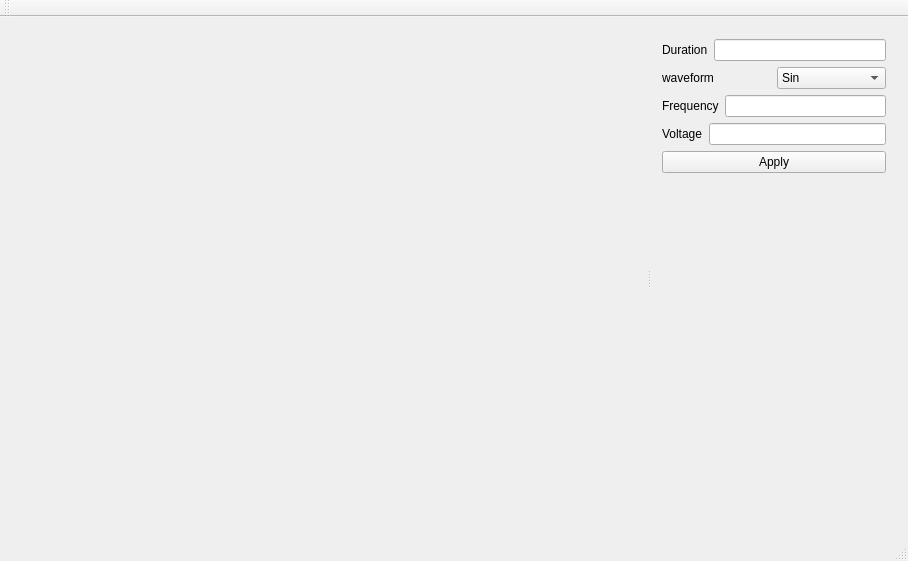
<?xml version="1.0" encoding="UTF-8"?>
<ui version="4.0">
 <class>MainWindow</class>
 <widget class="QMainWindow" name="MainWindow">
  <property name="geometry">
   <rect>
    <x>0</x>
    <y>0</y>
    <width>908</width>
    <height>553</height>
   </rect>
  </property>
  <property name="windowTitle">
   <string>MainWindow</string>
  </property>
  <widget class="QWidget" name="centralWidget">
   <layout class="QVBoxLayout" name="verticalLayout_4">
    <item>
     <widget class="QSplitter" name="splitter">
      <property name="orientation">
       <enum>Qt::Horizontal</enum>
      </property>
      <widget class="QCustomPlot" name="widget" native="true">
       <property name="minimumSize">
        <size>
         <width>500</width>
         <height>500</height>
        </size>
       </property>
       <property name="maximumSize">
        <size>
         <width>900</width>
         <height>900</height>
        </size>
       </property>
      </widget>
      <widget class="QWidget" name="layoutWidget">
       <layout class="QVBoxLayout" name="verticalLayout_3">
        <item>
         <layout class="QVBoxLayout" name="verticalLayout_2">
          <property name="sizeConstraint">
           <enum>QLayout::SetFixedSize</enum>
          </property>
          <item>
           <layout class="QHBoxLayout" name="horizontalLayout">
            <item>
             <widget class="QLabel" name="label">
              <property name="text">
               <string>Duration</string>
              </property>
             </widget>
            </item>
            <item>
             <widget class="QLineEdit" name="durationlineEdit"/>
            </item>
           </layout>
          </item>
          <item>
           <layout class="QHBoxLayout" name="horizontalLayout_2">
            <item>
             <widget class="QLabel" name="label_2">
              <property name="text">
               <string>waveform</string>
              </property>
             </widget>
            </item>
            <item>
             <widget class="QComboBox" name="wavecomboBox">
              <item>
               <property name="text">
                <string>Sin</string>
               </property>
              </item>
              <item>
               <property name="text">
                <string>Cos</string>
               </property>
              </item>
              <item>
               <property name="text">
                <string>Triangular</string>
               </property>
              </item>
              <item>
               <property name="text">
                <string>Square</string>
               </property>
              </item>
              <item>
               <property name="text">
                <string>Ramp</string>
               </property>
              </item>
             </widget>
            </item>
           </layout>
          </item>
          <item>
           <layout class="QVBoxLayout" name="verticalLayout">
            <item>
             <layout class="QHBoxLayout" name="horizontalLayout_3">
              <item>
               <widget class="QLabel" name="frequencylabel">
                <property name="text">
                 <string>Frequency</string>
                </property>
               </widget>
              </item>
              <item>
               <widget class="QLineEdit" name="frequencylineEdit"/>
              </item>
             </layout>
            </item>
            <item>
             <layout class="QHBoxLayout" name="horizontalLayout_4">
              <item>
               <widget class="QLabel" name="voltagelabel">
                <property name="text">
                 <string>Voltage</string>
                </property>
               </widget>
              </item>
              <item>
               <widget class="QLineEdit" name="voltagelineEdit"/>
              </item>
             </layout>
            </item>
            <item>
             <widget class="QPushButton" name="applypushButton">
              <property name="text">
               <string>Apply</string>
              </property>
             </widget>
            </item>
           </layout>
          </item>
         </layout>
        </item>
        <item>
         <spacer name="verticalSpacer">
          <property name="orientation">
           <enum>Qt::Vertical</enum>
          </property>
          <property name="sizeHint" stdset="0">
           <size>
            <width>118</width>
            <height>248</height>
           </size>
          </property>
         </spacer>
        </item>
       </layout>
      </widget>
     </widget>
    </item>
   </layout>
  </widget>
  <widget class="QMenuBar" name="menuBar">
   <property name="geometry">
    <rect>
     <x>0</x>
     <y>0</y>
     <width>908</width>
     <height>20</height>
    </rect>
   </property>
  </widget>
  <widget class="QToolBar" name="mainToolBar">
   <attribute name="toolBarArea">
    <enum>TopToolBarArea</enum>
   </attribute>
   <attribute name="toolBarBreak">
    <bool>false</bool>
   </attribute>
  </widget>
  <widget class="QStatusBar" name="statusBar"/>
 </widget>
 <layoutdefault spacing="6" margin="11"/>
 <customwidgets>
  <customwidget>
   <class>QCustomPlot</class>
   <extends>QWidget</extends>
   <header>qcustomplot.h</header>
   <container>1</container>
  </customwidget>
 </customwidgets>
 <resources/>
 <connections/>
</ui>
